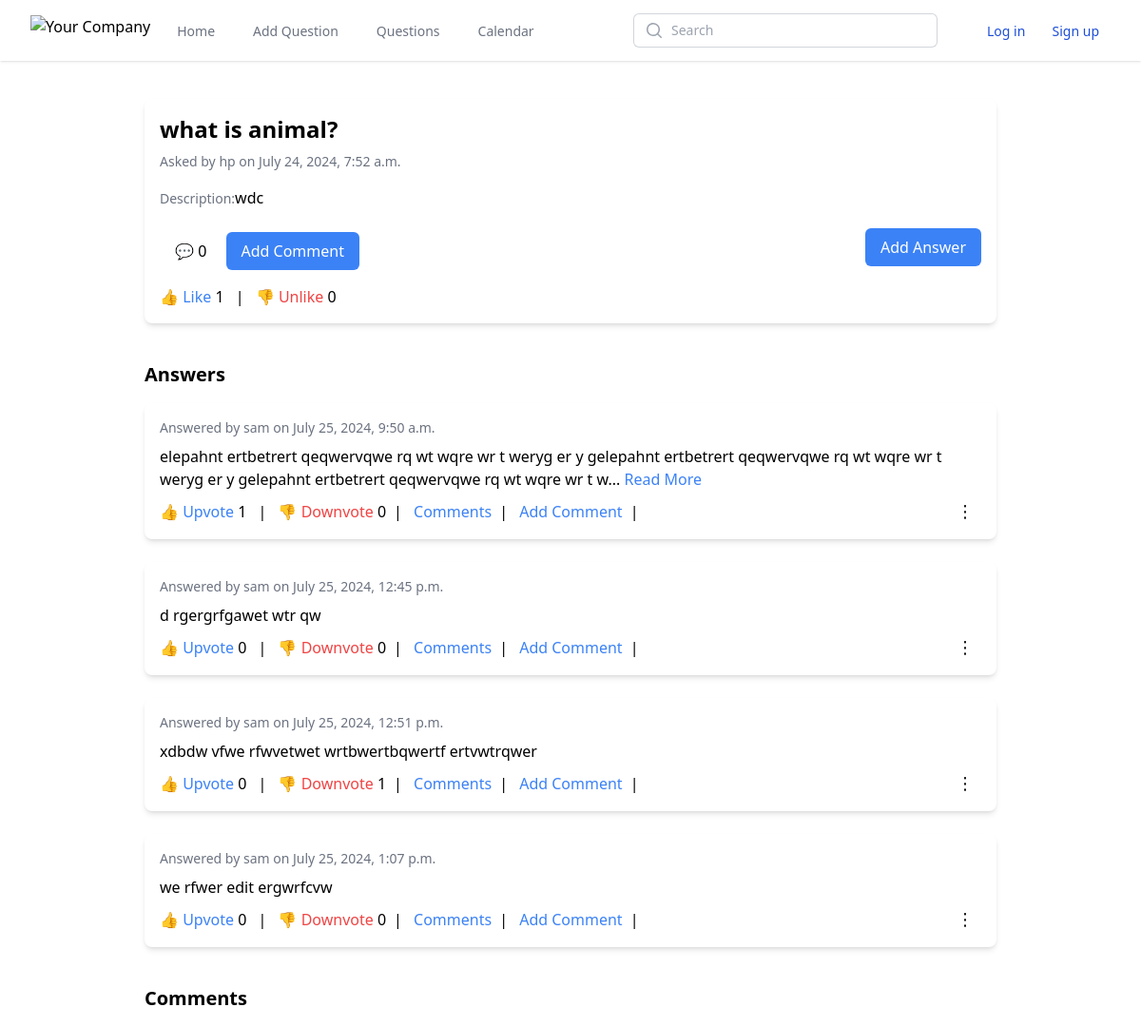
/question/13/, run on an earlier commit of the app's database.
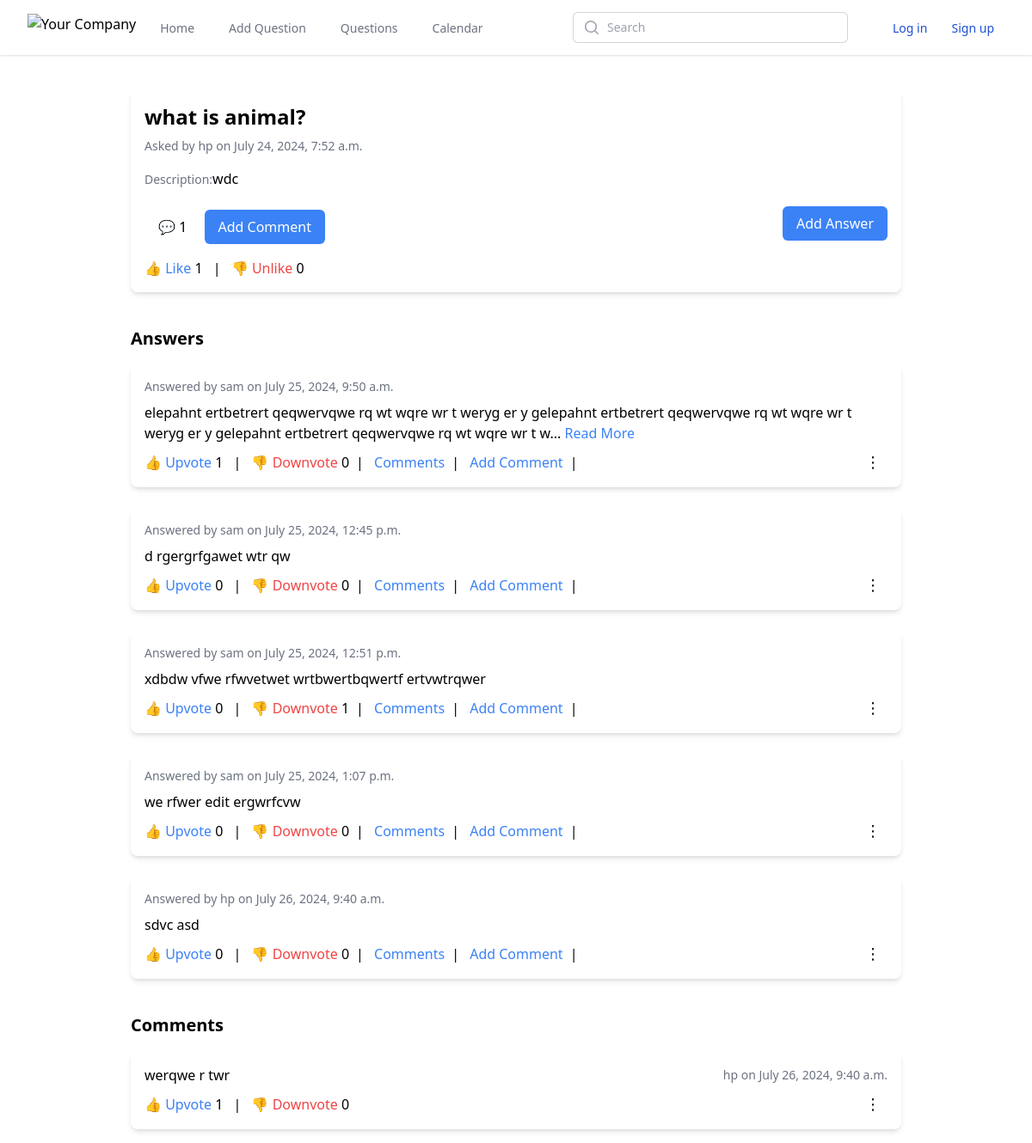
And on a later commit of the database.
### questions/models.py (models this page shows, shortened)
class Question(models.Model):
    title = models.CharField(max_length=200)
    description = models.TextField()
    tags = models.ManyToManyField(Tag, related_name='questions')
    created_at = models.DateTimeField(default=timezone.now)
    updated_at = models.DateTimeField(auto_now=True)
    user = models.ForeignKey(User, on_delete=models.CASCADE)
    likes = models.ManyToManyField(User, related_name='liked_question', blank=True)
    unlikes = models.ManyToManyField(User, related_name='unliked_question', blank=True)
    def total_likes(self):
        return self.likes.count()
    def total_unlikes(self):
        return self.unlikes.count()

class Answer(models.Model):
    question = models.ForeignKey(Question, on_delete=models.CASCADE, related_name='answers')
    description = models.TextField()
    created_at = models.DateTimeField(auto_now_add=True)
    updated_at = models.DateTimeField(auto_now=True)
    user = models.ForeignKey(User, on_delete=models.CASCADE, null=False)
    likes = models.ManyToManyField(User, related_name='liked_answers')
    unlikes = models.ManyToManyField(User, related_name='unliked_answers')
    def total_likes(self):
        return self.likes.count()
    def total_unlikes(self):
        return self.unlikes.count()

class Comment(models.Model):
    content = models.TextField()
    created_at = models.DateTimeField(auto_now_add=True)
    updated_at = models.DateTimeField(auto_now=True)
    user = models.ForeignKey(User, on_delete=models.CASCADE, null=False)
    answer = models.ForeignKey(Answer, null=True, blank=True, on_delete=models.CASCADE, related_name='comments')
    question = models.ForeignKey(Question, null=True, blank=True, on_delete=models.CASCADE, related_name='comments')
    parent = models.ForeignKey('self', on_delete=models.CASCADE, related_name='replies', null=True, blank=True)
    likes = models.ManyToManyField(User, related_name='liked_comments')
    unlikes = models.ManyToManyField(User, related_name='unliked_comments')
    def total_likes(self):
        return self.likes.count()
    def total_unlikes(self):
        return self.unlikes.count()

### questions/views.py (the view)
# urls.py: path('question/<int:pk>/', views.question_detail, name='question_detail'),
def question_detail(request, pk):
    question = get_object_or_404(Question, pk=pk)
    answers = question.answers.all()
    comment_form = CommentForm()
    answer_form = AnswerForm()
    return render(request, 'questions/question_detail.html', {
        'question': question,
        'answers': answers,
        'comment_form': comment_form,
        'answer_form': answer_form
    })

### questions/forms.py
class CommentForm(forms.ModelForm):
    class Meta:
        model = Comment
        fields = ['content']

class AnswerForm(forms.ModelForm):
    class Meta:
        model = Answer
        fields = ['description']

### questions/templatetags/custom_tags.py (called while the page is built)
@register.simple_tag
def active_url(request, url_name):
    try:
        url = reverse(url_name)
    except NoReverseMatch:
        return 'border-transparent text-gray-500 hover:border-gray-300 hover:text-gray-700'
    if request.path == url:
        return 'border-indigo-500 text-gray-900'
    return 'border-transparent text-gray-500 hover:border-gray-300 hover:text-gray-700'

### questions/templates/questions/question_detail.html (shortened to what this page needs)
{% extends "base_generic.html" %}
{% block content %}
<div class="max-w-4xl mx-auto mt-10 p-4 bg-white shadow-md rounded-lg relative">
    <h2 class="text-2xl font-bold mb-2">{{ question.title }}</h2>
    <div class="text-sm text-gray-500 mb-4">Asked by {{ question.user.username }} on {{ question.created_at }}</div>
    <p class="mb-4 "><span class="text-sm text-gray-500 mb-4"> Description:</span>{{ question.description }}</p>
    <div class="flex justify-between items-center mb-4">
        <div>
            <a href="#" class="text-black px-4 py-2 rounded-md hover:bg-blue-700 mt-2 inline-block">💬 {{ question.comments.count }}</a>
            <a href="{% url 'create_comment' question.pk %}" class="bg-blue-500 text-white px-4 py-2 rounded-md hover:bg-blue-700 mt-2 inline-block">Add Comment</a>
        </div>
        <a href="{% url 'create_answer' question.pk %}" class="bg-blue-500 text-white px-4 py-2 rounded-md hover:bg-blue-700">Add Answer</a>
    </div>
    <div class="flex items-center justify-between mt-4">
        <div>
            <a href="{% url 'like_question' question.pk %}" class="text-blue-500 hover:underline">👍 Like</a> {{ question.total_likes }}
            <span class="mx-2">|</span>
            <a href="{% url 'unlike_question' question.pk %}" class="text-red-500 hover:underline">👎 Unlike</a> {{ question.total_unlikes }}
        </div>
    </div>
</div>
<div class="max-w-4xl mx-auto mt-10">
    <h3 class="text-xl font-bold mb-4">Answers</h3>
    <ul>
        {% for answer in question.answers.all %}
        <li class="mb-6 p-4 bg-white shadow-md rounded-lg">
            <div class="flex items-center justify-between mb-2">
                <div class="text-sm text-gray-500">Answered by {{ answer.user.username }} on {{ answer.created_at }}</div>
            </div>
            {% if answer.description|length > 200 %}
                <p class="mb-2">
                    <span class="short-answer">{{ answer.description|slice:":200" }}...</span>
                    <a href="javascript:void(0);" class="text-blue-500 hover:underline read-more">Read More</a>
                </p>
            {% else %}
                <p class="mb-2">{{ answer.description }}</p>
            {% endif %}
            <div class="flex justify-between items-center">
                <div>
                    <a href="{% url 'like_answer' answer.question.pk answer.pk %}" class="text-blue-500 hover:underline">👍 Upvote</a> {{ answer.total_likes }}
                    <span class="mx-2">|</span>
                    <a href="{% url 'unlike_answer' answer.question.pk answer.pk %}" class="text-red-500 hover:underline">👎 Downvote</a> {{ answer.total_unlikes }}<span class="mx-2">|</span>
                    <a href="{% url 'question_answer_comment' answer.question.id answer.id %}" class="text-blue-500 hover:underline">Comments</a><span class="mx-2">|</span>
                    <a href="{% url 'create_comment_answer' answer.question.id answer.id %}" class="text-blue-500 hover:underline">Add Comment</a><span class="mx-2">|</span>
                </div>
                <div class="dropdown">
                    <span class="dropbtn">⋮</span>
                </div>
            </div>
        </li>
        {% endfor %}
    </ul>
</div>
<div class="max-w-4xl mx-auto mt-10">
    <h3 class="text-xl font-bold mb-4">Comments</h3>
    <ul>
        {% for comment in question.comments.all %}
        <li class="mb-4 p-4 bg-white shadow-md rounded-lg">
            <div class="flex justify-between items-center mb-2">
                <div>{{ comment.content }}</div>
                <div class="text-sm text-gray-500">{{ comment.user.username }} on {{ comment.created_at }}</div>
            </div>
            <div class="flex justify-between items-center">
                <div>
                    <a href="{% url 'like_comment' comment.question.pk comment.pk %}" class="text-blue-500 hover:underline">👍 Upvote</a> {{ comment.total_likes }}
                    <span class="mx-2">|</span>
                    <a href="{% url 'unlike_comment' comment.question.pk comment.pk %}" class="text-red-500 hover:underline">👎 Downvote</a> {{ comment.total_unlikes }}
                </div>
                <div class="dropdown">
                    <span class="dropbtn">⋮</span>
                </div>
            </div>
        </li>
        {% endfor %}
    </ul>
</div>
{% endblock %}

### questions/templates/base_generic.html (shortened to what this page needs)
{% load static %}
{% load custom_tags %}
<!DOCTYPE html>
<html>
  <head>
    <link href="{% static 'css/output.css' %}" rel="stylesheet">
  </head>
  <body>
    <nav class="bg-white shadow">
      <div class="mx-auto max-w-7xl px-2 sm:px-4 lg:px-8">
        <div class="flex h-16 justify-between">
          <div class="flex px-2 lg:px-0">
            <div class="flex flex-shrink-0 items-center">
              <img class="h-8 w-auto" src="https://tailwindui.com/img/logos/mark.svg?color=indigo&shade=600" alt="Your Company">
            </div>
            <div class="hidden lg:ml-6 lg:flex lg:space-x-8">
              <a href="{% url 'home' %}" class="inline-flex items-center border-b-2 {% active_url request 'home' %} px-1 pt-1 text-sm font-medium">Home</a>
              <a href="{% url 'create_question' %}" class="inline-flex items-center border-b-2 {% active_url request 'create_question' %} px-1 pt-1 text-sm font-medium">Add Question</a>
              <a href="{% url 'question_list' %}" class="inline-flex items-center border-b-2 {% active_url request 'question_list' %} px-1 pt-1 text-sm font-medium">Questions</a>
              <a href="#" class="inline-flex items-center border-b-2 border-transparent px-1 pt-1 text-sm font-medium text-gray-500 hover:border-gray-300 hover:text-gray-700">Calendar</a>
            </div>
          </div>
          <form method="get" action="{% url 'question_list' %}" class="flex flex-1 items-center justify-center px-2 lg:ml-6 lg:justify-end">
            <div class="w-full max-w-lg lg:max-w-xs">
                <div class="relative">
                    <div class="pointer-events-none absolute inset-y-0 left-0 flex items-center pl-3">
                    </div>
                    <input id="search" name="search" class="block w-full rounded-md border-0 bg-white py-1.5 pl-10 pr-3 text-gray-900 ring-1 ring-inset ring-gray-300 placeholder:text-gray-400 focus:ring-2 focus:ring-inset focus:ring-indigo-600 sm:text-sm sm:leading-6" placeholder="Search" type="search" value="{{ search_query }}">
                </div>
            </div>
          </form>
          <div class="hidden lg:ml-4 lg:flex lg:items-center">
            <div class="relative ml-4 flex-shrink-0">
              {% if user.is_authenticated %}
                <div>
                  <button type="button" class="relative flex rounded-full bg-white text-sm focus:outline-none focus:ring-2 focus:ring-indigo-500 focus:ring-offset-2" id="user-menu-button" aria-expanded="false" aria-haspopup="true">
                    <span class="absolute -inset-1.5"></span>
                    <span class="sr-only">Open user menu</span>
                    <img class="h-8 w-8 rounded-full" src="https://images.unsplash.com/photo-1472099645785-5658abf4ff4e?ixlib=rb-1.2.1&ixid=eyJhcHBfaWQiOjEyMDd9&auto=format&fit=facearea&facepad=2&w=256&h=256&q=80" alt="">
                    <span>{{ user.username }}</span>
                  </button>
                </div>
                <div class="absolute right-0 z-10 mt-2 w-48 origin-top-right rounded-md bg-white py-1 shadow-lg ring-1 ring-black ring-opacity-5 focus:outline-none hidden" role="menu" aria-orientation="vertical" aria-labelledby="user-menu-button" tabindex="-1" id="user-menu">
                  <a href="#" class="block px-4 py-2 text-sm text-gray-700" role="menuitem" tabindex="-1" id="user-menu-item-0">Your Profile</a>
                  <a href="#" class="block px-4 py-2 text-sm text-gray-700" role="menuitem" tabindex="-1" id="user-menu-item-1">Settings</a>
                  <a href="{% url 'logout' %}" class="block px-4 py-2 text-sm text-gray-700" role="menuitem" tabindex="-1" id="user-menu-item-2">Sign out</a>
                {% else %}
                  <a href="{% url 'login' %}" class="text-blue-700 hover:text-white hover:bg-gray-700 px-3 py-2 rounded-md text-sm font-medium">Log in</a>
                  <a href="{% url 'signup' %}" class="text-blue-700 hover:text-white hover:bg-gray-700 px-3 py-2 rounded-md text-sm font-medium">Sign up</a>
                {% endif %}
              </div>
            </div>
          </div>
        </div>
    </nav>
    {% block content %}{% endblock content %}
  </body>
</html>

### questions/templates/questions/question_detail.html (style rules this page uses)
.dropdown { position: relative; display: inline-block; }
.dropbtn { cursor: pointer; font-size: 18px; padding: 8px; background: none; border: none; outline: none; }

What changed in the data, as far as the page shows it:
computed for Question "what is animal?": comments.count "0" → "1"
added Answer: user.username "hp", created_at "July 26, 2024, 9:40 a.m.", description "sdvc asd", total_likes "0", total_unlikes "0"
added Comment: content "werqwe r twr", user.username "hp", created_at "July 26, 2024, 9:40 a.m.", total_likes "1", total_unlikes "0"
